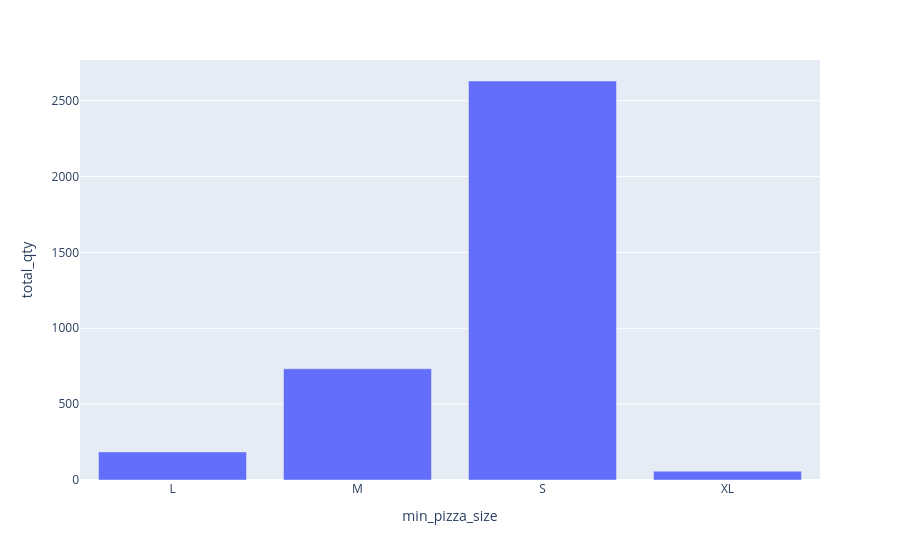

Notebook code for this chart:
### Code cell
px.bar(pizza_size,x='min_pizza_size',y='total_qty')

### Figure 1 — Plotly figure (JSON) as saved in the notebook; plotly's stock layout.template omitted (floating-point values rounded to 4 significant figures)
{"data": [{"hovertemplate": "min_pizza_size=%{x}<br>total_qty=%{y}<extra></extra>", "legendgroup": "", "marker": {"color": "#636efa", "pattern": {"shape": ""}}, "name": "", "orientation": "v", "showlegend": false, "textposition": "auto", "type": "bar", "x": ["L", "M", "S", "XL"], "xaxis": "x", "y": [185, 733, 2630, 58], "yaxis": "y"}], "layout": {"barmode": "relative", "legend": {"tracegroupgap": 0}, "margin": {"t": 60}, "xaxis": {"anchor": "y", "domain": [0, 1], "title": {"text": "min_pizza_size"}}, "yaxis": {"anchor": "x", "domain": [0, 1], "title": {"text": "total_qty"}}}}
